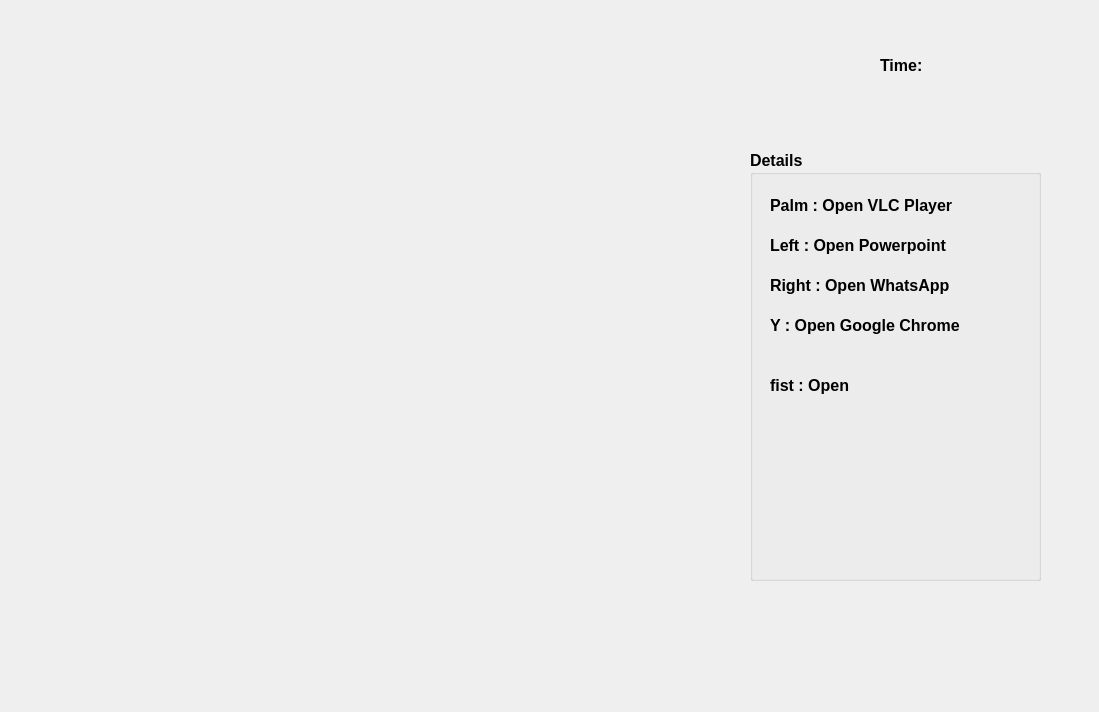
<?xml version="1.0" encoding="UTF-8"?>
<ui version="4.0">
 <class>Dialog</class>
 <widget class="QDialog" name="Dialog">
  <property name="geometry">
   <rect>
    <x>0</x>
    <y>0</y>
    <width>1099</width>
    <height>712</height>
   </rect>
  </property>
  <property name="windowTitle">
   <string>Hand Gesture Controlled System</string>
  </property>
  <widget class="QLabel" name="Imagelabel">
   <property name="geometry">
    <rect>
     <x>40</x>
     <y>50</y>
     <width>591</width>
     <height>411</height>
    </rect>
   </property>
   <property name="text">
    <string/>
   </property>
  </widget>
  <widget class="QWidget" name="gridLayoutWidget_2">
   <property name="geometry">
    <rect>
     <x>880</x>
     <y>50</y>
     <width>181</width>
     <height>31</height>
    </rect>
   </property>
   <layout class="QGridLayout" name="gridLayout_2">
    <item row="0" column="0">
     <widget class="QLabel" name="label_3">
      <property name="font">
       <font>
        <pointsize>12</pointsize>
        <weight>75</weight>
        <italic>false</italic>
        <bold>true</bold>
       </font>
      </property>
      <property name="text">
       <string>Time:</string>
      </property>
     </widget>
    </item>
   </layout>
  </widget>
  <widget class="QGroupBox" name="groupBox">
   <property name="geometry">
    <rect>
     <x>750</x>
     <y>150</y>
     <width>291</width>
     <height>431</height>
    </rect>
   </property>
   <property name="font">
    <font>
     <pointsize>12</pointsize>
     <weight>75</weight>
     <bold>true</bold>
    </font>
   </property>
   <property name="title">
    <string>Details</string>
   </property>
   <widget class="QWidget" name="verticalLayoutWidget_2">
    <property name="geometry">
     <rect>
      <x>20</x>
      <y>40</y>
      <width>251</width>
      <height>31</height>
     </rect>
    </property>
    <layout class="QVBoxLayout" name="verticalLayout_2">
     <item>
      <widget class="QLabel" name="label">
       <property name="font">
        <font>
         <pointsize>12</pointsize>
         <weight>75</weight>
         <bold>true</bold>
        </font>
       </property>
       <property name="text">
        <string>Palm : Open VLC Player</string>
       </property>
      </widget>
     </item>
    </layout>
   </widget>
   <widget class="QWidget" name="verticalLayoutWidget_3">
    <property name="geometry">
     <rect>
      <x>20</x>
      <y>80</y>
      <width>251</width>
      <height>31</height>
     </rect>
    </property>
    <layout class="QVBoxLayout" name="verticalLayout_3">
     <item>
      <widget class="QLabel" name="label_2">
       <property name="font">
        <font>
         <pointsize>12</pointsize>
         <weight>75</weight>
         <bold>true</bold>
        </font>
       </property>
       <property name="text">
        <string>Left : Open Powerpoint</string>
       </property>
      </widget>
     </item>
    </layout>
   </widget>
   <widget class="QWidget" name="verticalLayoutWidget_4">
    <property name="geometry">
     <rect>
      <x>20</x>
      <y>120</y>
      <width>251</width>
      <height>31</height>
     </rect>
    </property>
    <layout class="QVBoxLayout" name="verticalLayout_4">
     <item>
      <widget class="QLabel" name="label_4">
       <property name="font">
        <font>
         <pointsize>12</pointsize>
         <weight>75</weight>
         <bold>true</bold>
        </font>
       </property>
       <property name="text">
        <string>Right : Open WhatsApp</string>
       </property>
      </widget>
     </item>
    </layout>
   </widget>
   <widget class="QWidget" name="verticalLayoutWidget_5">
    <property name="geometry">
     <rect>
      <x>20</x>
      <y>160</y>
      <width>251</width>
      <height>31</height>
     </rect>
    </property>
    <layout class="QVBoxLayout" name="verticalLayout_5">
     <item>
      <widget class="QLabel" name="label_5">
       <property name="font">
        <font>
         <pointsize>12</pointsize>
         <weight>75</weight>
         <bold>true</bold>
        </font>
       </property>
       <property name="text">
        <string>Y : Open Google Chrome</string>
       </property>
      </widget>
     </item>
    </layout>
   </widget>
   <widget class="QWidget" name="verticalLayoutWidget_6">
    <property name="geometry">
     <rect>
      <x>20</x>
      <y>220</y>
      <width>181</width>
      <height>31</height>
     </rect>
    </property>
    <layout class="QVBoxLayout" name="verticalLayout_6">
     <item>
      <widget class="QLabel" name="label_6">
       <property name="font">
        <font>
         <pointsize>12</pointsize>
         <weight>75</weight>
         <bold>true</bold>
        </font>
       </property>
       <property name="text">
        <string>fist : Open</string>
       </property>
      </widget>
     </item>
    </layout>
   </widget>
  </widget>
 </widget>
 <resources/>
 <connections/>
</ui>
